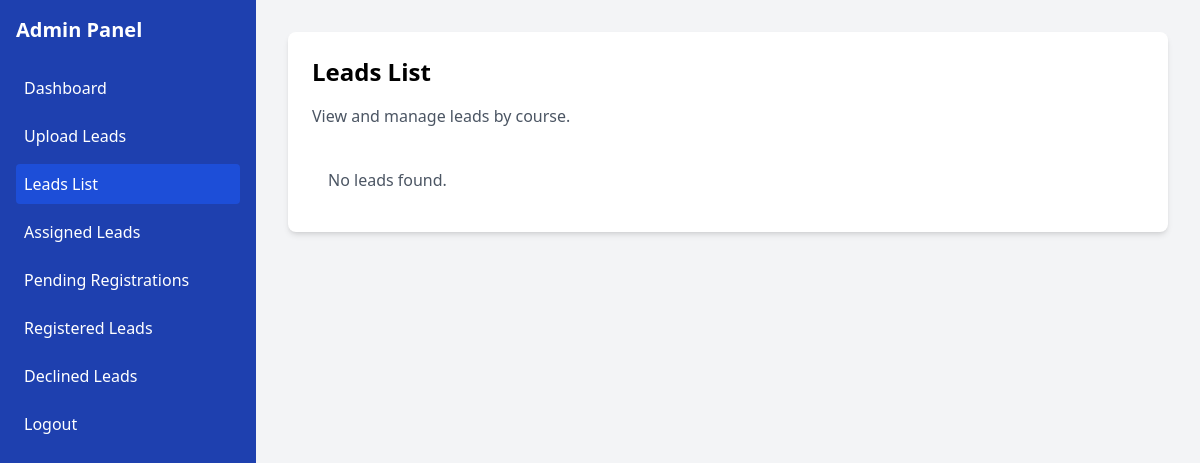
The app's page /views/admin/leads_list.php?course=Workshop+on+vat (signed in), older data.
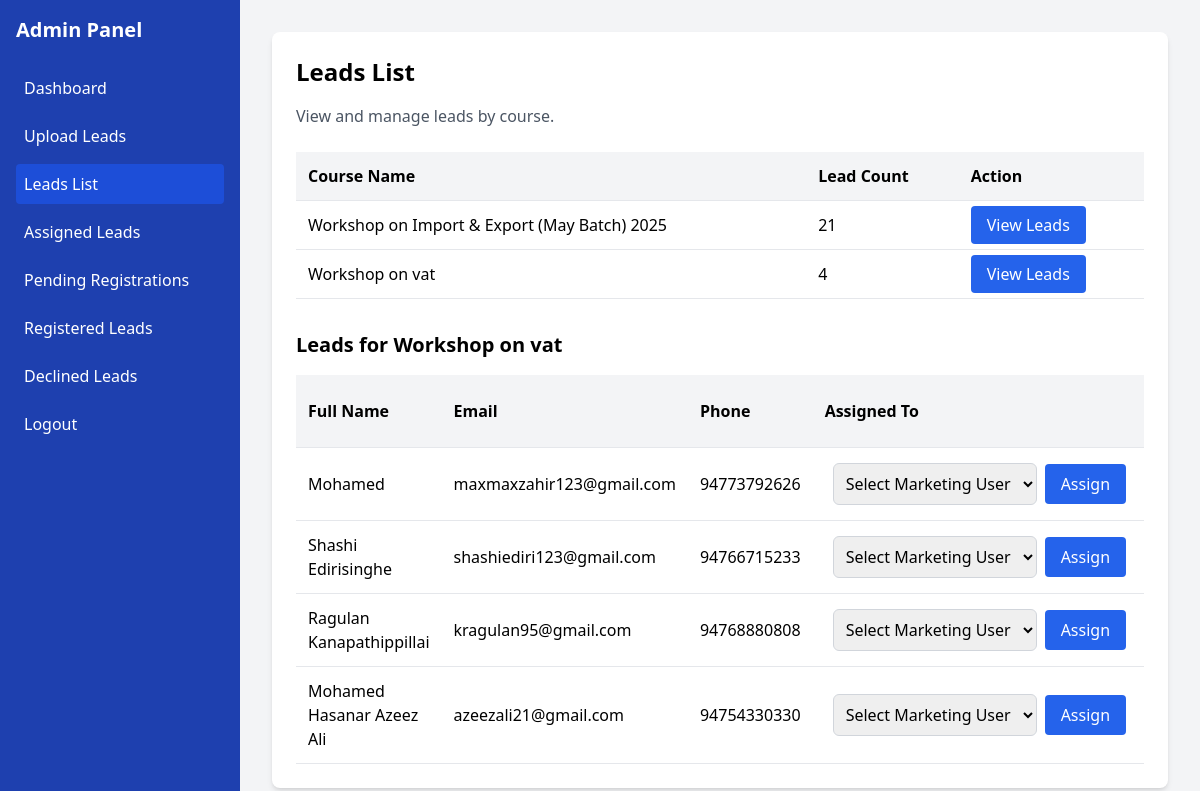
The same page, newer data.
### tables this page shows
CREATE TABLE IF NOT EXISTS `leads` (
  `id` int NOT NULL AUTO_INCREMENT,
  `form_name` varchar(100) NOT NULL,
  `title` varchar(50) DEFAULT NULL,
  `full_name` varchar(100) NOT NULL,
  `email` varchar(100) NOT NULL,
  `phone` varchar(20) NOT NULL,
  `date_of_birth` date DEFAULT NULL,
  `gender` varchar(10) DEFAULT NULL,
  `nationality` varchar(50) DEFAULT NULL,
  `marital_status` varchar(20) DEFAULT NULL,
  `nic_number` varchar(12) DEFAULT NULL,
  `passport_number` varchar(20) DEFAULT NULL,
  `permanent_address` text,
  `current_address` text,
  `postcode` varchar(10) DEFAULT NULL,
  `mobile_no` varchar(15) DEFAULT NULL,
  `email_address` varchar(100) DEFAULT NULL,
  `office_address` text,
  `office_email` varchar(100) DEFAULT NULL,
  `parent_guardian_name` varchar(100) DEFAULT NULL,
  `parent_contact_number` varchar(15) DEFAULT NULL,
  `parent_address` text,
  `company_institution` varchar(100) DEFAULT NULL,
  `work_experience` text,
  `assigned_user_id` int DEFAULT NULL,
  `status` enum('new','assigned','pending_registration','registered','declined') DEFAULT 'new',
  `created_at` timestamp NULL DEFAULT CURRENT_TIMESTAMP,
  `registration_status` varchar(50) DEFAULT 'pending',
  PRIMARY KEY (`id`),
  KEY `assigned_user_id` (`assigned_user_id`)
);

### backend/controllers/LeadController.php (called while the page is built, shortened)
<?php
require_once __DIR__ . '/../config/db_connect.php';
require_once __DIR__ . '/../models/Lead.php';
class LeadController {
    private $leadModel;
    public function __construct($pdo) {
        $this->leadModel = new Lead($pdo);
    }
    public function getLeadsByCourse($course_name, $user_id = null, $registration_status = null) {
        return $this->leadModel->getLeadsByCourse($course_name, $user_id, $registration_status);
    }
}

### backend/models/Lead.php (called while the page is built, shortened)
<?php
class Lead {
    private $pdo;
    public function __construct($pdo) {
        $this->pdo = $pdo;
    }
    public function getLeadsByCourse($course_name, $user_id = null, $registration_status = null) {
        if ($course_name) {
            $query = "SELECT l.*, u.username, r.status AS registration_status
                      FROM leads l
                      LEFT JOIN users u ON l.assigned_user_id = u.id
                      LEFT JOIN registrations r ON l.id = r.lead_id
                      WHERE l.form_name = ?";
            $params = [$course_name];
            $stmt = $this->pdo->prepare($query);
            $stmt->execute($params);
        } else {
            $query = "SELECT DISTINCT form_name FROM leads";
            if ($user_id !== null) {
                $query .= " WHERE assigned_user_id = ?";
                $stmt = $this->pdo->prepare($query);
                $stmt->execute([$user_id]);
            } else {
                $stmt = $this->pdo->prepare($query);
                $stmt->execute();
            }
        }
        $results = $stmt->fetchAll(PDO::FETCH_ASSOC);
        return $results;
    }
}

### views/admin/leads_list.php (the view, shortened to what this page needs)
<?php
require_once __DIR__ . '/../../backend/config/db_connect.php';
require_once __DIR__ . '/../../backend/controllers/LeadController.php';
$leadController = new LeadController($pdo);
$course_list = $leadController->getLeadsByCourse(null);
$course = $_GET['course'] ?? '';
if ($course) {
    $leads = $leadController->getLeadsByCourse($course);
} else {
    $leads = [];
}
$currentPage = basename($_SERVER['PHP_SELF']);
?>
<!DOCTYPE html>
<html lang="en">
<head>
    <script src="https://cdn.tailwindcss.com"></script>
</head>
<body class="bg-gray-100 font-sans">
    <div class="flex min-h-screen">
        <div class="sidebar fixed inset-y-0 left-0 w-64 bg-blue-800 text-white p-4 md:relative md:translate-x-0 z-10">
            <div class="flex items-center justify-between mb-6">
                <h2 class="text-xl font-bold">Admin Panel</h2>
            </div>
            <nav aria-label="Main navigation">
                <ul class="space-y-2">
                    <li>
                        <a href="<?php echo BASE_PATH; ?>/views/admin/dashboard.php" class="block p-2 rounded hover:bg-blue-700 <?php echo $currentPage === 'dashboard.php' ? 'bg-blue-700' : ''; ?>">
                            Dashboard
                        </a>
                    </li>
                    <li>
                        <a href="<?php echo BASE_PATH; ?>/views/admin/upload_leads.php" class="block p-2 rounded hover:bg-blue-700 <?php echo $currentPage === 'upload_leads.php' ? 'bg-blue-700' : ''; ?>">
                            Upload Leads
                        </a>
                    </li>
                    <li>
                        <a href="<?php echo BASE_PATH; ?>/views/admin/leads_list.php" class="block p-2 rounded hover:bg-blue-700 <?php echo $currentPage === 'leads_list.php' ? 'bg-blue-700' : ''; ?>">
                            Leads List
                        </a>
                    </li>
                    <li>
                        <a href="<?php echo BASE_PATH; ?>/views/admin/assigned_leads.php" class="block p-2 rounded hover:bg-blue-700 <?php echo $currentPage === 'assigned_leads.php' ? 'bg-blue-700' : ''; ?>">
                            Assigned Leads
                        </a>
                    </li>
                    <li>
                        <a href="<?php echo BASE_PATH; ?>/views/admin/pending_registrations.php" class="block p-2 rounded hover:bg-blue-700 <?php echo $currentPage === 'pending_registrations.php' ? 'bg-blue-700' : ''; ?>">
                            Pending Registrations
                        </a>
                    </li>
                    <li>
                        <a href="<?php echo BASE_PATH; ?>/views/admin/registered_leads.php" class="block p-2 rounded hover:bg-blue-700 <?php echo $currentPage === 'registered_leads.php' ? 'bg-blue-700' : ''; ?>">
                            Registered Leads
                        </a>
                    </li>
                    <li>
                        <a href="<?php echo BASE_PATH; ?>/views/admin/declined_leads.php" class="block p-2 rounded hover:bg-blue-700 <?php echo $currentPage === 'declined_leads.php' ? 'bg-blue-700' : ''; ?>">
                            Declined Leads
                        </a>
                    </li>
                    <li>
                        <a href="<?php echo BASE_PATH; ?>/views/auth/logout.php" class="block p-2 rounded hover:bg-red-600">
                            Logout
                        </a>
                    </li>
                </ul>
            </nav>
        </div>
        <div class="flex-1 p-4 md:p-8">
            <div class="max-w-4xl mx-auto bg-white p-6 rounded-lg shadow-md">
                <h1 class="text-2xl font-bold mb-4">Leads List</h1>
                <p class="mb-6 text-gray-600">View and manage leads by course.</p>
                <?php if (empty($course_list)): ?>
                    <div class="p-4 text-gray-600">No leads found.</div>
                <?php else: ?>
                    <div class="overflow-x-auto">
                        <table class="table">
                            <thead>
                                <tr>
                                    <th>Course Name</th>
                                    <th>Lead Count</th>
                                    <th>Action</th>
                                </tr>
                            </thead>
                            <tbody>
                                <?php foreach (array_unique(array_column($course_list, 'form_name')) as $course_name): ?>
                                    <tr>
                                        <td><?php echo htmlspecialchars($course_name); ?></td>
                                        <td><?php echo htmlspecialchars((string)count($leadController->getLeadsByCourse($course_name))); ?></td>
                                        <td>
                                            <a href="?course=<?php echo urlencode($course_name); ?>" class="px-4 py-2 bg-blue-600 text-white rounded hover:bg-blue-700">View Leads</a>
                                        </td>
                                    </tr>
                                <?php endforeach; ?>
                            </tbody>
                        </table>
                    </div>
                <?php endif; ?>
                <?php if ($course && !empty($leads)): ?>
                    <h2 class="text-xl font-semibold mt-8 mb-4">Leads for <?php echo htmlspecialchars($course); ?></h2>
                    <div class="overflow-x-auto">
                        <table class="table">
                            <thead>
                                <tr>
                                    <th>Full Name</th>
                                    <th>Email</th>
                                    <th>Phone</th>
                                    <th>Assigned To</th>
                                    <th>Registration Status</th>
                                </tr>
                            </thead>
                            <tbody>
                                <?php foreach ($leads as $lead): ?>
                                    <tr>
                                        <td><?php echo htmlspecialchars($lead['full_name']); ?></td>
                                        <td><?php echo htmlspecialchars($lead['email']); ?></td>
                                        <td><?php echo htmlspecialchars($lead['phone']); ?></td>
                                        <td>
                                            <?php if ($lead['assigned_user_id']): ?>
                                                <?php echo htmlspecialchars($lead['username'] ?: 'N/A'); ?>
                                            <?php else: ?>
                                                <form method="POST" action="<?php echo BASE_PATH; ?>/views/admin/leads_list.php?course=<?php echo urlencode($course); ?>" class="flex items-center space-x-2">
                                                    <select name="user_id" required class="p-2 border border-gray-300 rounded-md focus:ring-blue-500 focus:border-blue-500">
                                                        <option value="">Select Marketing User</option>
                                                    </select>
                                                    <button type="submit" class="px-4 py-2 bg-blue-600 text-white rounded hover:bg-blue-700">Assign</button>
                                                </form>
                                            <?php endif; ?>
                                        </td>
                                        <td><?php echo htmlspecialchars($lead['registration_status'] ?: 'N/A'); ?></td>
                                    </tr>
                                <?php endforeach; ?>
                            </tbody>
                        </table>
                    </div>
                <?php endif; ?>
            </div>
        </div>
    </div>
</body>
</html>

### views/admin/leads_list.php (style rules this page uses)
.sidebar { transition: transform 0.3s ease-in-out; }
.table { width: 100%; border-collapse: collapse; }
.table th, .table td { padding: 12px; text-align: left; border-bottom: 1px solid #e5e7eb; }
.table th { background-color: #f3f4f6; font-weight: 600; }

Row changes from the older to the newer data that the page shows:
added leads: full_name "Mohamed", email "maxmaxzahir123@gmail.com", phone "94773792626"
added leads: full_name "Shashi Edirisinghe", email "shashiediri123@gmail.com", phone "94766715233"
added leads: full_name "Ragulan Kanapathippillai", email "kragulan95@gmail.com", phone "94768880808"
added leads: full_name "Mohamed Hasanar Azeez Ali", email "azeezali21@gmail.com", phone "94754330330"
Text that changed along with them:
$course: (not shown) → "Workshop on vat"
text no longer shown: "No leads found."
text now shown: "Course Name Lead Count Action Leads for Full Name Email Phone Assigned To"
new list line: "Workshop on Import & Export (May Batch) 2025 21 View Leads"
new list line: "Workshop on vat 4 View Leads"
